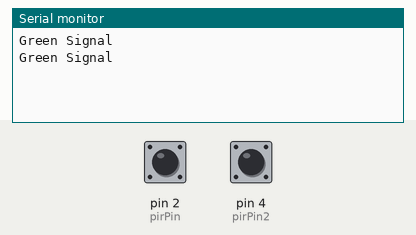
Bench run of a sketch on a simulated Arduino Uno, built with avr-gcc and run on an emulated ATmega328P. Shown: the last lines printed to the serial monitor. The test bench sets the inputs (shaded band); at power-on: pin 2 (pirPin) LOW, pin 4 (pirPin2) LOW.

Above: at 2.8 s.
2.9 s: pin 2 (pirPin) driven HIGH
At 3.5 s:
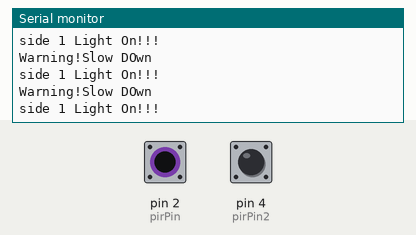
4.5 s: pin 4 (pirPin2) driven HIGH
At 6.0 s:
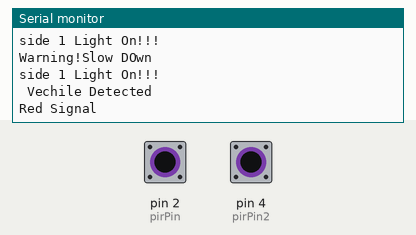
7.0 s: pin 2 (pirPin) driven LOW
At 8.0 s:
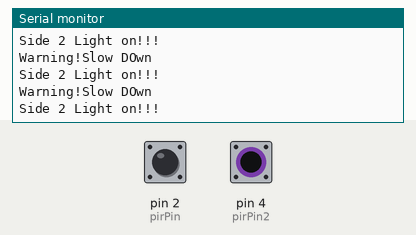

The sketch:

danger_alert1.ino
```cpp
//program s
int pirPin = 2;
int pirPin2=4;//the digital pin connected to the PIR sensor's
int rpin1=8;
int rpin2=11;
int wpin1=9;
int wpin2=12;
//int buzzer=6;
//SETUP
void setup(){
  Serial.begin(9600);
  pinMode(pirPin, INPUT);
  digitalWrite(pirPin, LOW);
  pinMode(pirPin2, INPUT);
  digitalWrite(pirPin2, LOW);
//  pinMode(buzzer,OUTPUT);
 //digitalWrite(buzzer,LOW);
    }
//LOOP
void loop(){

     /*if(digitalRead(pirPin) == HIGH && digitalRead(pirPin2) == HIGH){
         delay(1000);
         Serial.println(" Vechile Detected");u4
         Serial.println("Red Signal");

       }
       else
       {
        delay(500);
        Serial.println("Green Signal");

       }*/
      // digitalWrite(buzzer,HIGH);

      // Serial.println("buzzer enter!!");
       if(digitalRead(pirPin) == HIGH || digitalRead(pirPin2) == HIGH){
        //if two vechiles comes at opposite side
         if(digitalRead(pirPin) == HIGH && digitalRead(pirPin2) == HIGH){
         delay(1000);
        // digitalWrite(buzzer,HIGH);
         Serial.println(" Vechile Detected");
         Serial.println("Red Signal");
         //light
         digitalWrite(rpin1,HIGH);
         digitalWrite(rpin2,HIGH);
         digitalWrite(wpin1,LOW);
         digitalWrite(wpin2,LOW);
       }

         else if(digitalRead(pirPin) == HIGH && digitalRead(pirPin2) == LOW)
          //if pirpin is high
          {
            digitalWrite(rpin1,LOW);
            digitalWrite(rpin2,HIGH);

            digitalWrite(wpin1,HIGH);
            digitalWrite(wpin2,HIGH);
            //delay(1000);
            // digitalWrite(wpin2,LOW);


            Serial.println("Warning!Slow DOwn");
            Serial.println("side 1 Light On!!!");
          }
        else if(digitalRead(pirPin2) == HIGH && digitalRead(pirPin) == LOW)
          {//if pirpin 2 is high
            digitalWrite(rpin1,HIGH);
            digitalWrite(rpin2,LOW);
            digitalWrite(wpin1,HIGH);
            //delay(1000);
            //digitalWrite(wpin1,LOW);
            digitalWrite(wpin2,HIGH);
            //delay(500);

            Serial.println("Warning!Slow DOwn");
            Serial.println("Side 2 Light on!!!");
          }


       }
       else
       {
        delay(1000);
        Serial.println("Green Signal");

       }


  }
```

Measured:
- after the input at 2.9 s, the serial monitor: prints a new line after 0.12 s (image 1)
- after the input at 4.5 s, the serial monitor: prints a new line after 1.0 s (image 2)
- after the input at 7.0 s, the serial monitor: prints a new line after 0.58 s (image 3)
